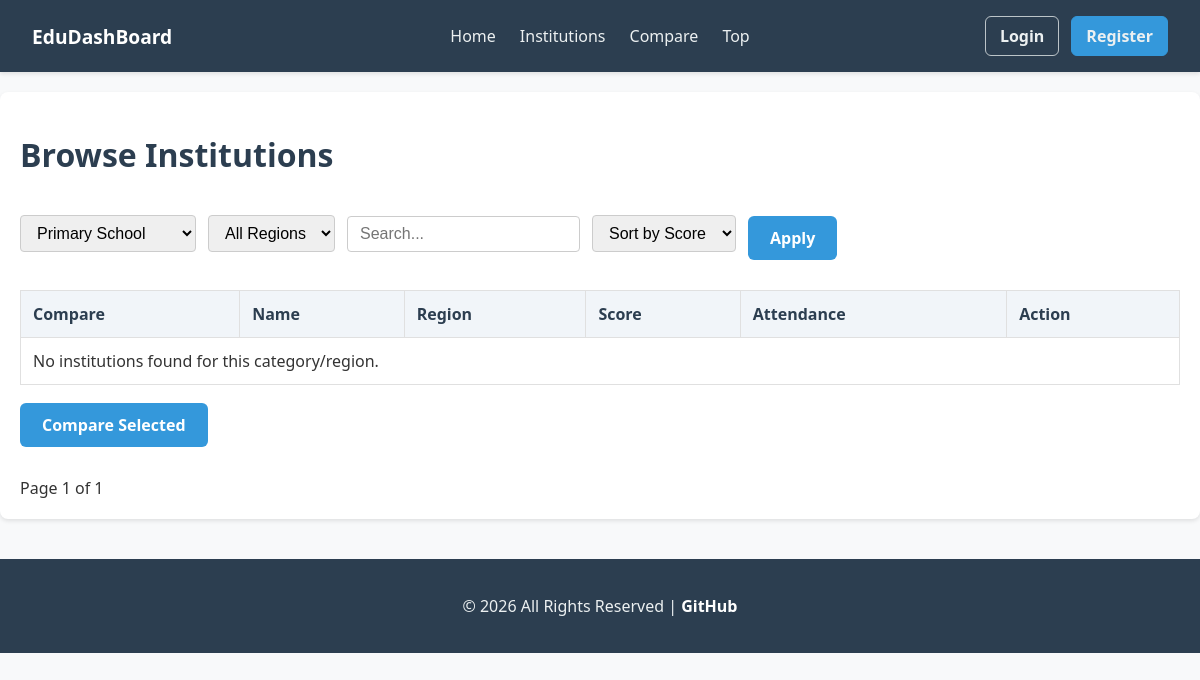
The app's page /institutions/, older data.
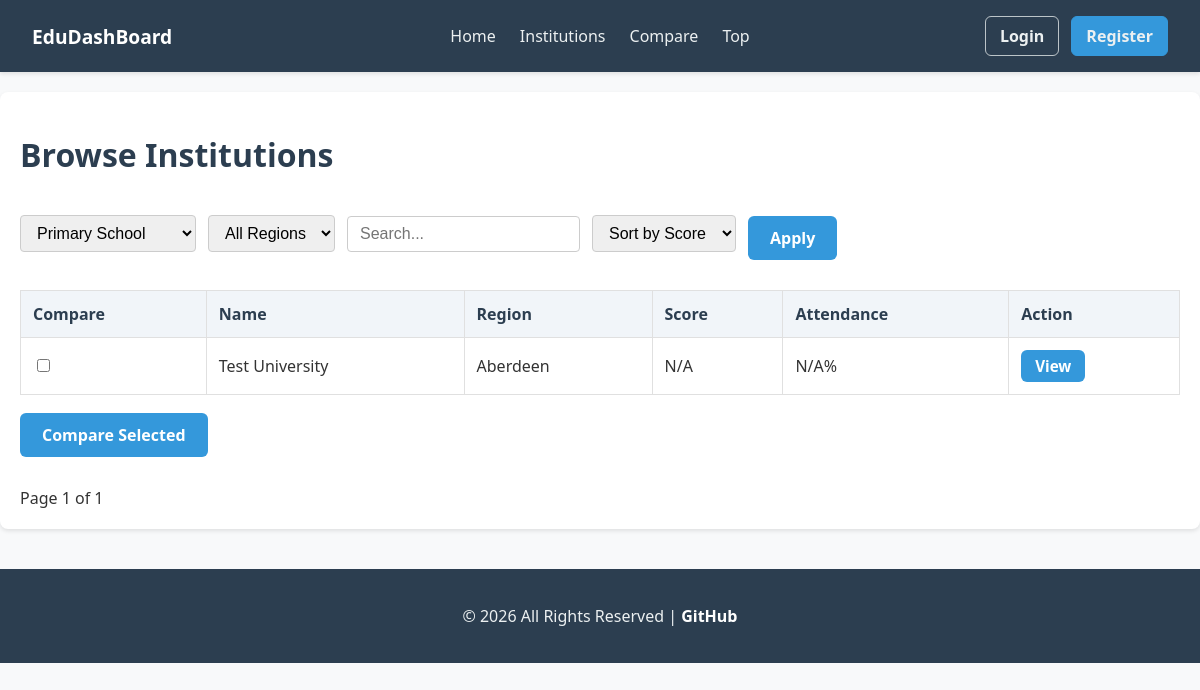
The same page, newer data.
### institutions/models.py (models this page shows, shortened)
class Institution(models.Model):
    CATEGORY_CHOICES = [
        ("Primary School", "Primary School"),
        ("Secondary School", "Secondary School"),
        ("College", "College"),
        ("University", "University"),
    ]
    name = models.CharField(max_length=200)
    category = models.CharField(
        max_length=50,
        choices=CATEGORY_CHOICES
    )
    region = models.ForeignKey(
        Region,
        on_delete=models.CASCADE
    )
    city = models.CharField(
        max_length=100,
        blank=True
    )
    postcode = models.CharField(
        max_length=20,
        blank=True
    )
    founded_year = models.IntegerField(
        null=True,
        blank=True
    )
    class Meta:
        ordering = ["name"]

class Region(models.Model):
    name = models.CharField(max_length=100)
    country = models.CharField(max_length=100, blank=True)
    class Meta:
        ordering = ["name"]

### institutions/views.py (the view)
# urls.py: path("institutions/", views.institution_list, name="institution_list"),
def institution_list(request):
    institution_category = request.GET.get(
        "category",
        "Primary School"
    )
    region = request.GET.get("region")
    search_query = request.GET.get("q")
    sort = request.GET.get("sort", "score")
    institutions = Institution.objects.filter(
        category=institution_category
    )
    if region:
        institutions = institutions.filter(
            region__name__iexact=region
        )
    if search_query:
        institutions = institutions.filter(
            name__icontains=search_query
        )
    institutions = institutions_with_latest_performance(
        institutions
    )
    if sort == "name":
        institutions = institutions.order_by("name")
    else:
        institutions = institutions.order_by("-latest_score")
    paginator = Paginator(institutions, 20)
    page_obj = paginator.get_page(
        request.GET.get("page")
    )
    return render(request, "institutions/institution_list.html", {
        "page_obj": page_obj,
        "regions": Region.objects.all().order_by("name"),
        "selected_category": institution_category,
        "selected_region": region,
        "selected_sort": sort,
        "search_query": search_query,
        "category_choices": Institution.CATEGORY_CHOICES,
    })

### institutions/views.py (called while the page is built)
def institutions_with_latest_performance(queryset):
    latest_record = PerformanceRecord.objects.filter(
        institution=OuterRef("pk")
    ).order_by("-year")
    return queryset.annotate(
        latest_score=Subquery(
            latest_record.values("overall_score")[:1],
            output_field=FloatField()
        ),
        latest_attendance=Subquery(
            latest_record.values("attendance_rate_pct")[:1],
            output_field=FloatField()
        ),
    )

### institutions/templates/institutions/institution_list.html (shortened to what this page needs)
{% extends 'institutions/base.html' %}
{% block content %}
    <h1>Browse Institutions</h1>
    <form method="GET" class="filter-form">
        <select name="category" required>
            {% for value, label in category_choices %}
                <option value="{{ value }}" {% if selected_category == value %}selected{% endif %}>
                    {{ label }}
                </option>
            {% endfor %}
        </select>
        <select name="region">
            <option value="">All Regions</option>
        </select>
        <input type="text" name="q" placeholder="Search..." value="{{ search_query|default:'' }}">
        <select name="sort">
            <option value="score" {% if selected_sort == "score" %}selected{% endif %}>
                Sort by Score
            </option>
        </select>
        <button type="submit" class="default-btn">
            Apply
        </button>
    </form>
    <form action="{% url 'compare_institutions' %}" method="GET">
        <table>
            <thead>
                <tr>
                    <th>Compare</th>
                    <th>Name</th>
                    <th>Region</th>
                    <th>Score</th>
                    <th>Attendance</th>
                    <th>Action</th>
                </tr>
            </thead>
            <tbody>
                {% for institution in page_obj %}
                    <tr>
                        <td>
                            <input type="checkbox" name="institution_ids" value="{{ institution.id }}">
                        </td>
                        <td>{{ institution.name }}</td>
                        <td>{{ institution.region.name }}</td>
                        <td>{{ institution.latest_score|default:"N/A" }}</td>
                        <td>{{ institution.latest_attendance|default:"N/A" }}%</td>
                        <td>
                            <a href="{% url 'institution_detail' institution.id %}" class="table-link">
                                View
                            </a>
                        </td>
                    </tr>
                {% empty %}
                    <tr>
                        <td colspan="6">
                            No institutions found for this category/region.
                        </td>
                    </tr>
                {% endfor %}
            </tbody>
        </table>
        <button type="submit" class="compare-btn">
            Compare Selected
        </button>
    </form>
    <div class="pagination">
        <span>
            Page {{ page_obj.number }} of {{ page_obj.paginator.num_pages }}
        </span>
    </div>
{% endblock %}

Row changes from the older to the newer data that the page shows:
added Institution: name "Test University", region.name "Aberdeen", latest_score "N/A", latest_attendance "N/A"
Text that changed along with them:
text no longer shown: "No institutions found for this category/region."
